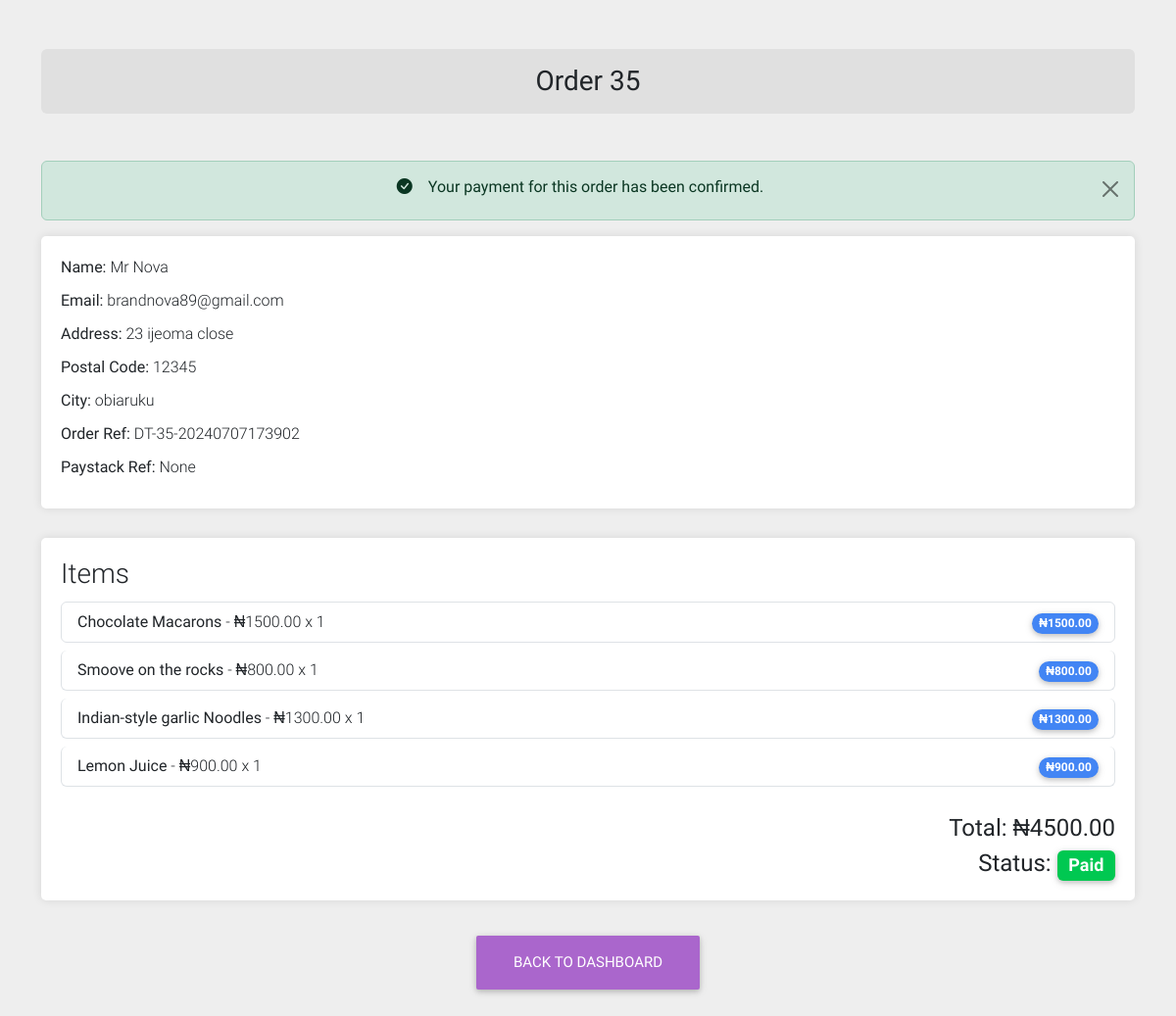
Screenshot of /order/35/ (signed in) with the database file from the repository.
### order/models.py (models this page shows, shortened)
class Order(models.Model):
    user = models.ForeignKey(settings.AUTH_USER_MODEL, on_delete=models.CASCADE)
    created_at = models.DateTimeField(auto_now_add=True)
    updated_at = models.DateTimeField(auto_now=True)
    first_name = models.CharField(max_length=50)
    last_name = models.CharField(max_length=50)
    email = models.EmailField()
    phone = models.CharField(max_length=15, null=True)
    address = models.CharField(max_length=255)
    postal_code = models.CharField(max_length=20)
    city = models.CharField(max_length=100)
    extra_details = models.TextField(blank=True)
    paid = models.BooleanField(default=False)
    proof_of_payment = models.ImageField(upload_to='proofs_of_payment/', blank=True, null=True)
    payment_reference = models.CharField(max_length=100, blank=True, null=True)
    pystk_ref = models.CharField(max_length=100, null=True, blank=True)
    def get_total_cost(self):
        return sum(item.get_cost() for item in self.items.all())

class OrderItem(models.Model):
    order = models.ForeignKey(Order, related_name='items', on_delete=models.CASCADE)
    menu_item = models.ForeignKey('menu.MenuItem', on_delete=models.CASCADE)
    price = models.DecimalField(max_digits=10, decimal_places=2)
    quantity = models.PositiveIntegerField(default=1)
    def get_cost(self):
        return self.price * self.quantity

### menu/models.py (models this page shows, shortened)
class MenuItem(models.Model):
    name = models.CharField(max_length=255)
    image = models.ImageField(upload_to='menu_images/', blank=True, null=True)  # New field
    description = models.TextField()
    price = models.DecimalField(max_digits=10, decimal_places=2)
    category = models.ForeignKey(Category, related_name='items', on_delete=models.CASCADE)

### order/views.py (the view)
# urls.py: path('<int:order_id>/', order_detail, name='order_detail'),
@login_required
def order_detail(request, order_id):
    order = get_object_or_404(Order, id=order_id)
    return render(request, 'order/order_detail.html', {'order': order})

### core/context_processors.py (called while the page is built)
def site_settings(request):
    settings = SiteSettings.objects.first()
    return {'site_settings': settings}

### order/templates/order/order_detail.html (shortened to what this page needs)
{% extends 'order/base.html' %}
{% block content %}
    <div class="container">
        <h3 class="my-5 rounded p-3 bg-light text-center"><strong>Order {{ order.id }}</strong></h3>
        {% if order.paid == True %}
            <div class="alert alert-success alert-dismissible fade show text-center" role="alert">
                <h6><strong><i class="bi bi-check-circle-fill m-3"></i>Your payment for this order has been confirmed.</strong></h6>
                <button type="button" class="btn-close" data-bs-dismiss="alert" aria-label="Close"></button>
            </div>
        {% endif %}
        <div class="order-details">
            <p><strong>Name:</strong> {{ order.first_name }} {{ order.last_name }}</p>
            <p><strong>Email:</strong> {{ order.email }}</p>
            <p><strong>Address:</strong> {{ order.address }}</p>
            <p><strong>Postal Code:</strong> {{ order.postal_code }}</p>
            <p><strong>City:</strong> {{ order.city }}</p>
            <p><strong>Order Ref:</strong> {{ order.payment_reference }}</p>
            <p><strong>Paystack Ref:</strong> {{ order.pystk_ref }}</p>
        </div>
        <div class="order-items">
            <h3>Items</h3>
            <ul class="list-group">
                {% for item in order.items.all %}
                    <li class="list-group-item rounded my-1">
                        <div>
                            <strong>{{ item.menu_item.name }}</strong> - &#x20A6;{{ item.price }} x {{ item.quantity }}
                        </div>
                        <div>
                            <span class="badge badge-primary badge-pill">&#x20A6;{{ item.get_cost }}</span>
                        </div>
                    </li>
                {% endfor %}
            </ul>
            <div class="total-cost">
                <strong>Total: &#x20A6;{{ order.get_total_cost }} <br><span> Status:
                    <span class="badge rounded {% if order.paid %}badge-success{% else %}badge-danger{% endif %}">
                        {{ order.paid|yesno:"Paid,Unpaid" }}
                    </span>
                </span></strong>
            </div>
        </div>
        <div class="text-center my-4">
            {% if order.paid == False %}
                <div class="d-flex justify-content-between">
                    <a href="{% url 'dashboard' %}" class="btn btn-secondary btn-lg">Back to dashboard</a>
                    <a href="{% url 'payments' order.id %}" class="btn btn-primary btn-lg">Proceed to Payment</a>
                </div>
            {% else %}
                    <a href="{% url 'dashboard' %}" class="btn btn-secondary btn-lg">Back to dashboard</a>
                </div>
            {% endif %}
        </div>
  {% endblock %}

### order/templates/order/base.html (style rules this page uses)
body { background-color: #f8f9fa; }
.container { margin-top: 50px; }
.list-group-item { display: flex; justify-content: space-between; align-items: center; }
.total-cost { font-size: 1.5rem; text-align: right; margin-top: 20px; }
.order-details, .order-items { background-color: #ffffff; padding: 20px; border-radius: 5px; box-shadow: 0 0 10px rgba(0, 0, 0, 0.1); margin-bottom: 30px; }
.order-details p { margin-bottom: 10px; }
.btn-secondary { background-color: #6c757d; border-color: #6c757d; }

### rows the page displays
Order: id "35", first_name "Mr", last_name "Nova", email "brandnova89@gmail.com", address "23 ijeoma close", postal_code "12345", city "obiaruku", payment_reference "DT-35-20240707173902", pystk_ref "None", get_total_cost "4500.00", paid "Paid"
OrderItem: menu_item.name "Chocolate Macarons", price "1500.00", quantity "1", get_cost "1500.00"
OrderItem: menu_item.name "Smoove on the rocks", price "800.00", quantity "1", get_cost "800.00"
OrderItem: menu_item.name "Indian-style garlic Noodles", price "1300.00", quantity "1", get_cost "1300.00"
OrderItem: menu_item.name "Lemon Juice", price "900.00", quantity "1", get_cost "900.00"
